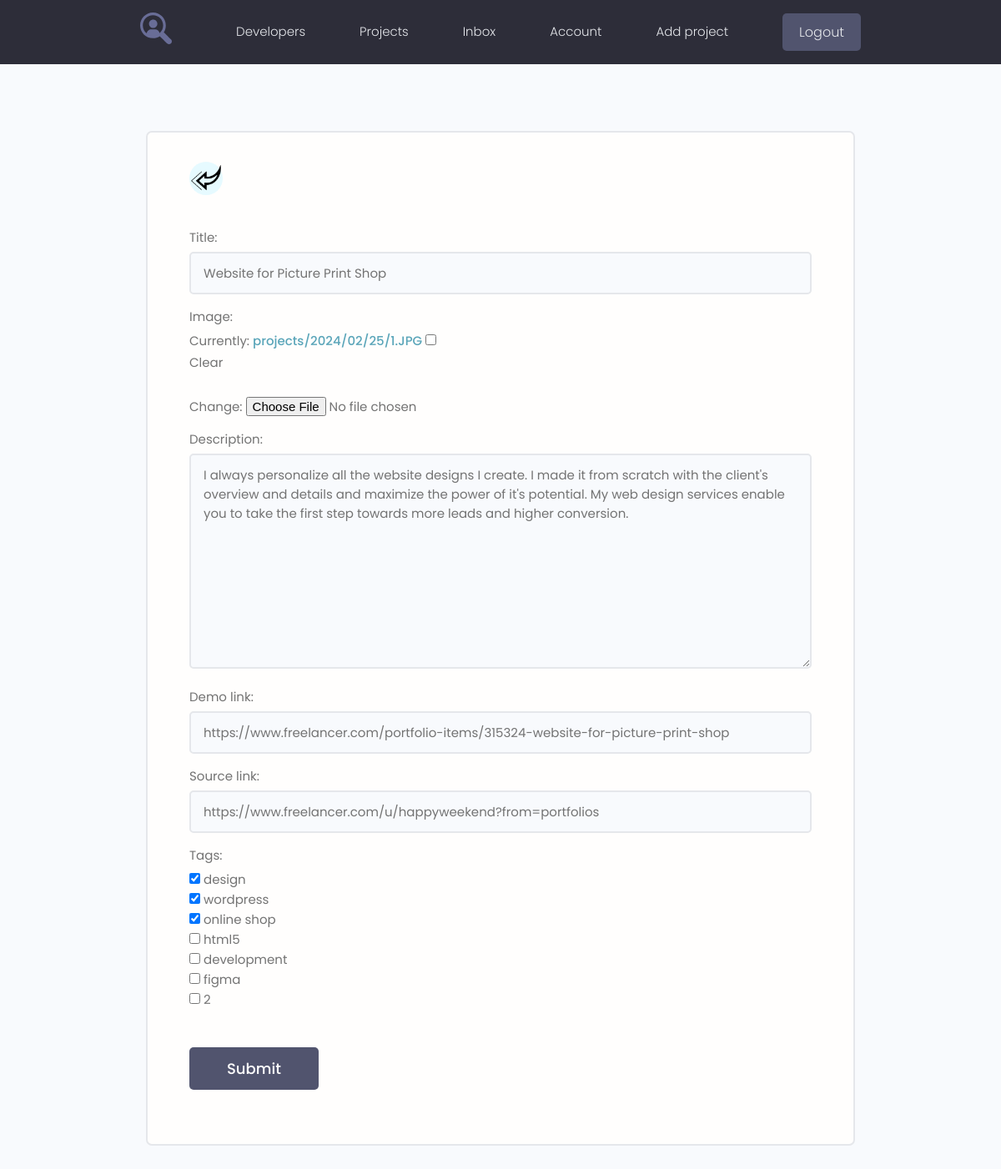
/projects/update-project/1/ (signed in), run on the app's committed database.
### projects/models.py (models this page shows, shortened)
class Projects(models.Model):
    owner = models.ForeignKey(Profile, on_delete=models.SET_NULL, blank=True, null=True)
    title = models.CharField(max_length=200)
    description = models.TextField(null=True, blank=True)
    image = models.ImageField(null=True, blank=True, upload_to="projects/%Y/%m/%d", default="default.jpg")
    demo_link = models.CharField(max_length=2000, null=True, blank=True)
    source_link = models.CharField(max_length=2000, null=True, blank=True)
    tags = models.ManyToManyField('Tag', blank=True)
    vote_total = models.IntegerField(default=0, null=True, blank=True)
    vote_ratio = models.IntegerField(default=0, null=True, blank=True)
    created = models.DateTimeField(auto_now_add=True)
    class Meta:
        ordering = ['-vote_ratio', '-vote_total', '-created']

### projects/views.py (the view)
# urls.py: path('update-project/<str:pk>/', views.update_project, name='update-project'),
@login_required(login_url='login')
def update_project(request, pk):
    profile = request.user.profile
    proj = profile.projects_set.get(id=pk)
    form = ProjectForm(instance=proj)
    if request.method == 'POST':
        form = ProjectForm(request.POST, request.FILES, instance=proj)
        if form.is_valid():
            form.save()
            return redirect('account')
    context = {'form': form, 'project': proj}
    return render(request, 'projects/form-template.html', context)

### projects/forms.py
class ProjectForm(ModelForm):
    class Meta:
        model = Projects
        fields = ['title', 'image', 'description',
                  'demo_link', 'source_link', 'tags']
        widgets = {
            'tags': CheckboxSelectMultiple(),
        }
    def __init__(self, *args, **kwargs):
        super().__init__(*args, **kwargs)
        for name, field in self.fields.items():
            field.widget.attrs.update({'class': 'input'})

### projects/models.py (called while the page is built)
    def __str__(self):
        return self.name

### projects/templates/projects/form-template.html (shortened to what this page needs)
{% extends 'projects/base.html' %}
{% load static %}
{% block content %}
    <main class="formPage my-xl">
        <div class="content-box">
            <div class="formWrapper">
                <a class="backButton" href="{% url 'account' %}">
                    <img src="{% static 'images/left.png' %}" alt="left">
                </a>
                <br>
                <form class="form" method="POST" enctype="multipart/form-data">
                    {% for field in form %}
                    <div class="form__field">
                        <label>{{ field.label }}: </label>
                        {{ field }}
                    </div>
                    {% endfor %}
                    <input class="btn btn--sub btn--lg  my-md" type="submit" value="Submit" />
                </form>
            </div>
        </div>
    </main>
{% endblock %}

### projects/static/styles/app.css (style rules this page uses)
:root { --color-sub: #2d2d39; }
.btn--sub { background-color: var(--color-sub-light); }
img { width: 100%; }
.content-box { width: 95%; max-width: 85rem; margin: 0 auto; }
.backButton { background: var(--color-main-light); color: var(--color-main); width: 4rem; height: 4rem; display: flex; align-items: center; justify-content: center; border-radius: 50%; }
.formPage .formWrapper { list-style: none; background: var(--color-white); padding: 3.5rem 5rem; border: 2px solid var(--color-light); border-radius: 0.7rem; }

### projects/static/uikit/styles/modules/_variables.css (style rules this page uses)
:root { --color-main: #5aa5b9; --color-main-light: #e6faff; --color-sub: #3f4156; --color-sub-light: #51546e; --color-sub-lighter: #ededfd; --color-text: #737373; --color-gray: #8b8b8b; --color-light: #e5e7eb; --color-light-gray: #767676; --color-bg: #f8fafd; --color-white: #fffefd; --color-white-light: #f3f3f3; --color-success: #359e64; --color-success-bg: #def8e8; --color-error: #fc4b0b; --color-error-bg: #fff2ee; --font-base: 'Poppins', arial, helvetica, 'Segoe UI', roboto, ubuntu, sans-serif; --font-monospace: 'Fira Code', 'Courier New', courier, monospace; --font-regular: 300; --font-medium: 500; --font-bold: 700; --generic-shadow: 1px 1px 5px #00000010; --generic-transition: all 0.3s ease-in-out; }

### projects/static/uikit/styles/modules/_base.css (style rules this page uses)
* { margin: 0; padding: 0; box-sizing: border-box; text-rendering: optimizeLegibility; color: inherit; font-size: inherit; }
html { font-size: 50%; }
@media only screen and (min-width: 480px) { html { font-size: 56.25%; } }
@media only screen and (min-width: 1200px) { html { font-size: 62.5%; } }
body { line-height: 1.6; font-weight: 400; font-size: 1.5rem; color: var(--color-text); background-color: var(--color-bg); min-height: 100vh; }

### projects/static/uikit/styles/modules/_typography.css (style rules this page uses)
* { font-family: var(--font-base); }
a { padding-bottom: 2px; text-decoration: none; display: inline-block; color: var(--color-main); font-weight: var(--font-medium); }

### projects/static/uikit/styles/modules/_utilities.css (style rules this page uses)
.my-md { margin: 3rem auto; }
.my-xl { margin: 8rem auto; }

### projects/static/uikit/styles/modules/_button.css (style rules this page uses)
.btn { display: inline-block; position: relative; cursor: pointer; background-color: var(--color-light); font-weight: var(--font-medium); color: var(--color-sub); text-decoration: none; padding: 1rem 2rem; border-radius: 0.5rem; border: none; width: -webkit-fit-content; width: -moz-fit-content; width: fit-content; height: -webkit-fit-content; height: -moz-fit-content; height: fit-content; font-size: 1.6rem; outline-width: 0; outline-color: transparent; -webkit-backface-visibility: hidden; backface-visibility: hidden; transition: all 0.3s ease-in-out; }
.btn--sub { background-color: var(--color-sub); color: var(--color-white); }
.btn--lg { font-size: 1.8rem; padding: 1.2rem 4.5rem; }

### projects/static/uikit/styles/modules/_form.css (style rules this page uses)
.form { display: block; }
.form__field { margin-top: 1.5rem; margin-bottom: 1.5rem; }
.form__label, .form__field > label { display: block; margin-bottom: 0.5rem; color: var(--color-text); }
input.input[type='text'], input.input[type='email'], input.input[type='password'], input.input[type='number'], textarea.input { min-width: 24rem; width: 100%; padding: 1.2rem 1.5rem; border-radius: 0.5rem; border: 2px solid var(--color-light); transition: all 0.3s ease-in-out; background-color: var(--color-bg); }

### data on the page
Projects: form "Website for Picture Print Shop" "I always personalize all the website designs I create. I made it from scratch with the client's overview and details and maximize the power of it's potential. My web design services enable you to take the first step towards more leads and higher conversion." "https://www.freelancer.com/portfolio-items/315324-website-for-picture-print-shop" "https://www.freelancer.com/u/happyweekend?from=portfolios"

### other printed values
{{ field.label }} "Title" "Image" "Description" "Demo link" "Source link" "Tags"
